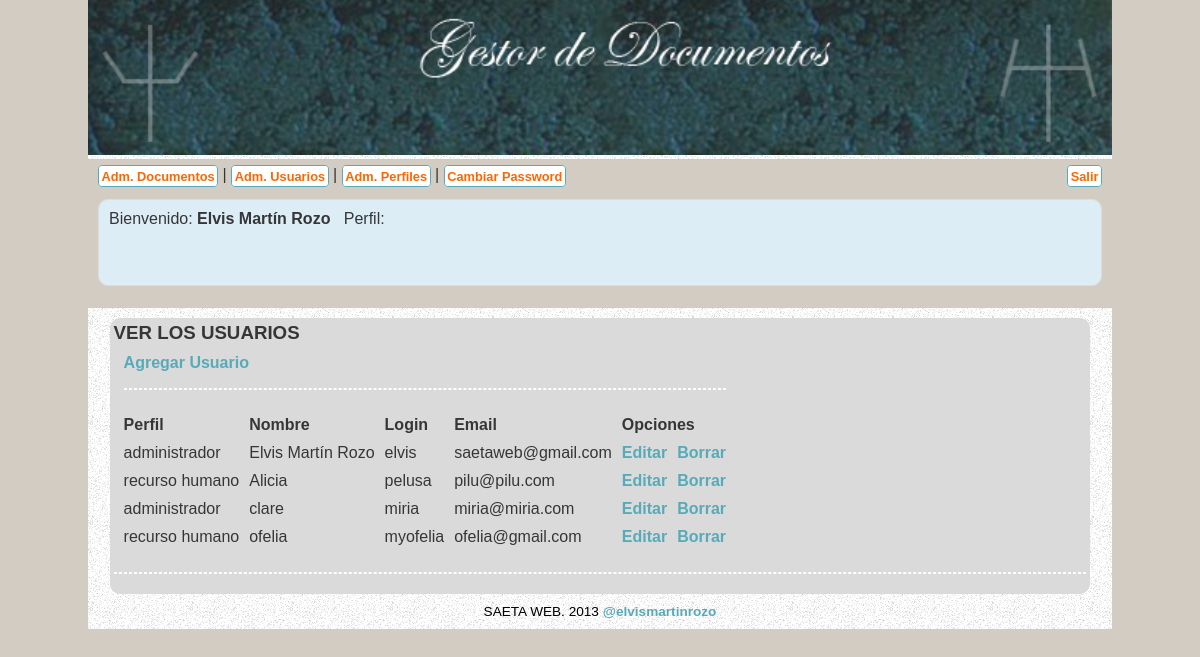
The page /?controlador=ver_usuarios (signed in) on the database its author committed.
### tables this page shows
CREATE TABLE IF NOT EXISTS `usuarios` (
  `id_usuario` int(10) unsigned NOT NULL AUTO_INCREMENT,
  `id_perfil` int(10) unsigned NOT NULL,
  `nombre` varchar(250) NOT NULL,
  `login` varchar(20) NOT NULL,
  `passwordjs` varchar(200) NOT NULL,
  `passwordjsphp` varchar(200) NOT NULL,
  `email` varchar(200) NOT NULL,
  PRIMARY KEY (`id_usuario`)
);

CREATE TABLE IF NOT EXISTS `perfiles` (
  `id_perfil` int(10) NOT NULL AUTO_INCREMENT,
  `nombre` varchar(200) NOT NULL,
  PRIMARY KEY (`id_perfil`)
);

### lib/config.php (called while the page is built, shortened)
<?php
class Configuracion
{
	private $mi_host = "localhost";
	private $mi_dbname = "portafolio_mimastin";
	private $mi_user = "elvis";
	private $mi_password = "siouxsie";
	public function conectarPDO()
	{
		$this->conexionPDO = new PDO("mysql:host=".$this->mi_host."; dbname=".$this->mi_dbname."", $this->mi_user, $this->mi_password);
		return $this->conexionPDO;
	}
	public static function ruta()
	{
		return 'http://localhost/PORTAFOLIO_mimastin/';
	}
}
?>

### model/usuariosModel.php (called while the page is built, shortened)
<?php
class Usuarios extends Configuracion
{
	private $conexionPDO;
	private $usuarios;
	public function __construct()
	{
		$this->conexionPDO = parent::conectarPDO();
		$this->usuarios = array();
	}
	private function set_names_UTF8()
    {
        return $this->conexionPDO->query("SET NAMES 'utf8'");
    }
	public function get_usuarios()
	{
		self::set_names_UTF8();
		$sqlconsulta = "
		select usu.id_usuario, usu.id_perfil, usu.nombre, usu.login, usu.passwordjs, usu.passwordjsphp, usu.email,
		per.nombre as perfil_nombre
		from usuarios as usu, perfiles as per
		where usu.id_perfil = per.id_perfil
		";
		foreach($this->conexionPDO->query($sqlconsulta) as $registro)
		{
			$this->usuarios[] = $registro;
		}
		return $this->usuarios;
		$this->conexionPDO = null;
	}
}
?>

### view/ver_usuarios.php (the view, shortened to what this page needs)
<?php require_once("public/header.php"); ?>
<?php require_once("public/menu.php"); ?>
    <section id="contenido">
    	<section id="principal">
			<h1>VER LOS USUARIOS</h1>
            <table border="5" cellpadding="2" cellspacing="10" bordercolor="#0033FF">
            <tr>
			<td valingn="top" align="left" colspan="6">
				<a href="<?php echo Configuracion::ruta(); ?>?controlador=add_usuario" title="Agregar Usuario">Agregar Usuario</a>
				<hr />
			</td>
            </tr>
            <tr>
              <td><strong>Perfil</strong></td>
              <td><strong>Nombre</strong></td>
              <td><strong>Login</strong></td>
              <td><strong>Email</strong></td>
              <td colspan="2"><strong>Opciones</strong></td>
            </tr>
            <?php
			for($i = 0; $i < sizeof($los_usuarios); $i++)
			{
				?>
                  <tr>
                    <td><?php echo $los_usuarios[$i]["perfil_nombre"];?></td>
                    <td><?php echo $los_usuarios[$i]["nombre"];?></td>
                    <td><?php echo $los_usuarios[$i]["login"];?></td>
                    <td><?php echo $los_usuarios[$i]["email"];?></td>
                    <td><a href="<?php echo Configuracion::ruta(); ?>?controlador=editar_usuario&id_usuario=<?php echo $los_usuarios[$i]["id_usuario"]?>" title="Editar Usuario <?php echo $los_usuarios[$i]["nombre"]?>">Editar</a></td>
                    <td><a href="<?php echo Configuracion::ruta(); ?>?controlador=pre_borrar_usuario&id_usuario=<?php echo $los_usuarios[$i]["id_usuario"]?>&nombre=<?php echo $los_usuarios[$i]["nombre"]?>" title="Eliminar Usuario <?php echo $los_usuarios[$i]["nombre"]?>">Borrar</a></td>
                  </tr>
			<?php
			}
			?>
            </table>
            <hr />
    	</section>
<?php require_once("public/footer.php"); ?>

### index.php
<?php
require_once('lib/config.php');
if(isset($_GET['controlador']))
{
	$el_controlador = $_GET['controlador'];
}
else
{
	$el_controlador = 'inicio';
}
if(is_file("controller/" . $el_controlador . "Controller.php"))
{
	require_once("controller/" . $el_controlador . "Controller.php");
}
else
{
	require_once('controller/errorController.php');
}
?>

### controller/ver_usuariosController.php
<?php
if(isset($_SESSION) and $_SESSION['id_perfil'] == 1)
{
	require_once("model/usuariosModel.php");
	$objeto = new Usuarios();
	$los_usuarios = $objeto->get_usuarios();
	require_once('view/ver_usuarios.php');
}
else
{
	header("Location: " . Configuracion::ruta() . "?controlador=error");
	exit;
}
?>

### public/header.php (shortened to what this page needs)
<!DOCTYPE html>
<html lang="es">
<head>
<link type="text/css" href="<?php echo Configuracion::ruta();?>public/css/estilos.css" rel="stylesheet">
</head>

### public/menu.php (shortened to what this page needs)
<body>
	<header>
    	<a href="<?php echo Configuracion::ruta();?>">
			<img src="<?php echo Configuracion::ruta();?>public/images/cabecera.jpg" style="width:100%;" alt="Charlotte Blog" border="0">
        </a>
    <nav>
        <div class="navegadorizquierda">
        <?php
		if(isset($_SESSION['id_perfil']))
		{
			if($_SESSION['id_perfil'] == 1)
			{
				?>
				<a href="<?php echo Configuracion::ruta();?>?controlador=ver_documentos" class="enlacenav">Adm. Documentos</a> |
				<a href="<?php echo Configuracion::ruta();?>?controlador=ver_usuarios" class="enlacenav">Adm. Usuarios</a> |
                <a href="<?php echo Configuracion::ruta();?>?controlador=ver_perfiles" class="enlacenav">Adm. Perfiles</a> |
                <a href="<?php echo Configuracion::ruta();?>?controlador=olvido_contrasena" class="enlacenav">Cambiar Password</a>
				<?php
			}
			else
			{
				?>
				<a href="<?php echo Configuracion::ruta();?>?controlador=olvido_contrasena" class="enlacenav">Cambiar Password</a>
				<?php
			}
		}
		?>
        </div>
        <div class="navegadorderecha">
        <?php
        if(isset($_SESSION['id_perfil']))
		{
			?>
			<a href="<?php echo Configuracion::ruta();?>?controlador=logout" class="enlacenav">Salir</a>
			<?php
		}
		?>
		</div>
        <div style="width:100%; clear:both;">
        	<?php
			if(isset($_SESSION['id_perfil']))
			{
				?>
					<div style="width:100%; clear:both; height:15px;"></div>
					<div class="muestrausuario">
					Bienvenido:
					<b><?php echo $_SESSION['nombre'];?></b>&nbsp;&nbsp;
					Perfil:
					</div>
				<?php
			}
            ?>
        </div>
	</nav>
	</header>

### public/footer.php
     <footer>
     	SAETA WEB. 2013 <a rel="author" href="http://www.twitter.com/elvismartinrozo" target="_blank">@elvismartinrozo</a>
     </footer>
</body>
</html>

### public/css/estilos.css (style rules this page uses)
* { border: 0; margin: 0; padding: 0; }
article, figcaption, figure, footer, header, hgroup, nav, section { display: block; }
body { background-color:#d3ccc2; color:#363638; font-family: "Chalet", Helvetica, Verdana; font-size: 1em; }
a { color: #57abb8; font-weight: bold; text-decoration: none; }
hr { border: 1px dashed #fff; margin: 1em 0; }
audio, iframe, img, video, iframe { max-width: 100%; }
header, section#contenido, footer { background: url(../images/fondo-interno.jpg); margin: 0 auto; max-width: 1024px; text-align:center; }
section#contenido { padding-top:10px; }
nav { background : #d3ccc2; padding : 6px 10px; border-top : 1px solid #cccccc; border-bottom : 1px solid #cccccc; text-align:left; }
nav a { background: #fff; border: 0.1em solid #57abb8; border-radius: 0.25em; color: #f60; font-family: "DungeonRegular", Helvetica, Verdana; font-size: 0.8em; padding: 0.2em; -ms-transition: all 0.5s ease-in; -moz-transition: all 0.5s ease-in; -o-transition: all 0.5s ease-in; -webkit-transition: all 0.5s ease-in; transition: all 0.5s ease-in; }
section#principal, aside { background: #dadada; border-radius: 10px; display: inline-block; margin: 0 auto; max-width: 100%; padding: 0.25em; vertical-align: top; width: 95%; text-align:left; }
footer { color: #000; font-size: 0.85em; padding: 0.75em 0; }
.navegadorderecha { float:right; }
.navegadorizquierda { float:left; }
.muestrausuario { padding:10px; border:1px solid #ddd; background-color:#dcedf5; height: 65px; margin-bottom: 15px; border-radius:10px; }

### rows shown on the page
usuarios: id_perfil.nombre "administrador", nombre "Elvis Martín Rozo", login "elvis", email "saetaweb@gmail.com"
usuarios: id_perfil.nombre "recurso humano", nombre "Alicia", login "pelusa", email "pilu@pilu.com"
usuarios: id_perfil.nombre "administrador", nombre "clare", login "miria", email "miria@miria.com"
usuarios: id_perfil.nombre "recurso humano", nombre "ofelia", login "myofelia", email "ofelia@gmail.com"

### other values the page prints
$_SESSION['nombre'] "Elvis Martín Rozo"
